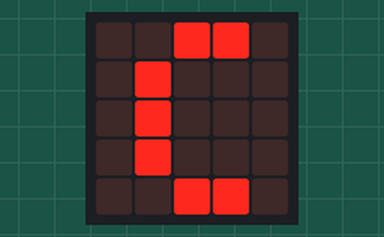
A program run on a simulated BBC micro:bit (MakeCode). Shown: the board's 5×5 LED display. At 5.4 s the program stops and its outputs stay as they are.

Above: at 0.1 s.
At 1.0 s:
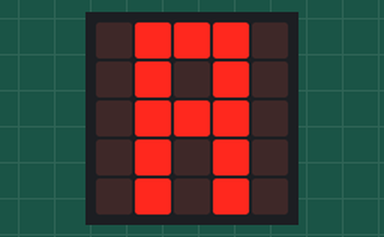
At 1.9 s:
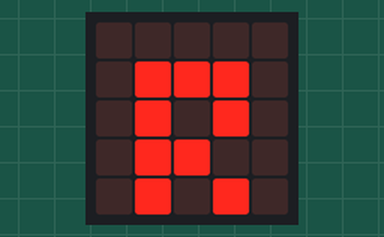
At 2.8 s:
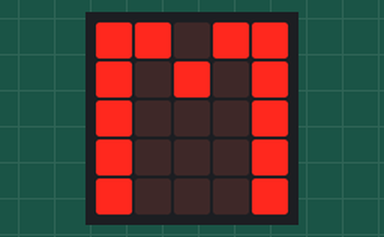
At 3.7 s:
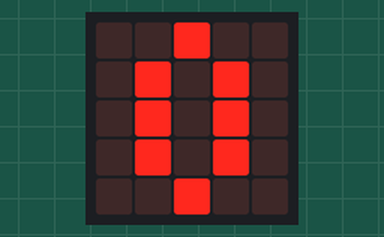
At 4.6 s:
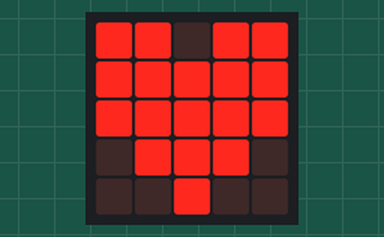

The program:

main.ts
```typescript
basic.showLeds(`
    . . # # .
    . # . . .
    . # . . .
    . # . . .
    . . # # .
    `)
basic.pause(500)
basic.showLeds(`
    . # # # .
    . # . # .
    . # # # .
    . # . # .
    . # . # .
    `)
basic.pause(500)
basic.showLeds(`
    . . . . .
    . # # # .
    . # . # .
    . # # . .
    . # . # .
    `)
basic.pause(500)
basic.showLeds(`
    # # . # #
    # . # . #
    # . . . #
    # . . . #
    # . . . #
    `)
basic.pause(500)
basic.showLeds(`
    . . # . .
    . # . # .
    . # . # .
    . # . # .
    . . # . .
    `)
basic.pause(500)
basic.showLeds(`
    # # . # #
    # # # # #
    # # # # #
    . # # # .
    . . # . .
    `)
basic.pause(500)
```

test.ts
```typescript
// testes vão aqui; isto não será compilado quando este pacote for usado como uma extensão.
```

Measured:
- what the display in image 1 shows lasts 0.9 s, from 0.9 s to 1.8 s
